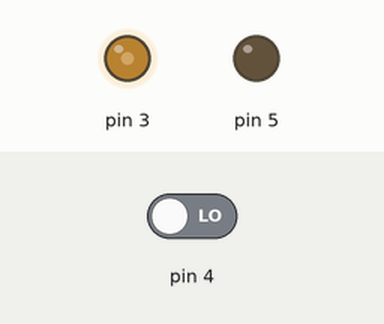
A sketch run on a simulated Arduino Uno, built with avr-gcc and run on an emulated ATmega328P. Parts: output pins drawn as LEDs (lit = HIGH). The test bench sets the inputs (shaded band); at power-on: pin 4 LOW. What the sketch prints to the serial monitor is not drawn.

Above: at 1.2 s.
1.3 s: pin 4 driven HIGH
At 1.8 s:
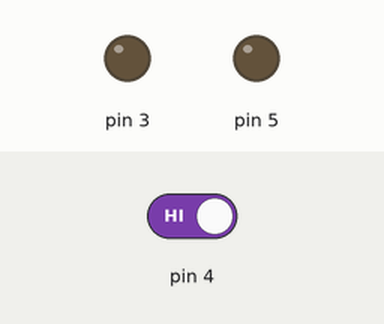
Timing chart, 0 to 4.3 s (numbered marks = the images above; inputs shaded):
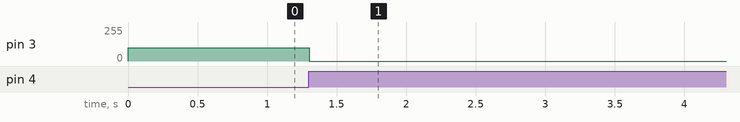

Measured:
- after the input at 1.3 s, pin 3: 100/255 → 0/255 at once

The sketch:

senpukimawasu.ino
```cpp
int fan_out = 100;


void setup() {
    Serial.begin(9600);   // 通信速度を9600bpsに
    pinMode(5, OUTPUT);   // 扇風機制御用ソケットを出力に設定します
    pinMode(3, INPUT);   // タクトスイッチのソケットを入力に設定します
    pinMode(4, INPUT);   // タクトスイッチのソケットを入力に設定します
}
void loop() {
    if (digitalRead(3) == HIGH) {   // PD2に接続されたタクトスイッチが押されているか確認します
        if (fan_out >= 255) {
            fan_out = fan_out + 5;   // fan_outが255より小さい場合は値を5増やします
        }
        while (digitalRead(3) == HIGH) {    // タクトスイッチが離されるまで待機します
            delay(100);
        }
    } else if (digitalRead(4) == HIGH) {   // PD3に接続されたタクトスイッチが押されているか確認します
        if (fan_out > 0) {
            fan_out = fan_out - 5;   // fan_outが0より大きい場合は値を5減らします
        }
        while (digitalRead(4) == HIGH) {   // タクトスイッチが離されるまで待機します
            delay(100);
        }
    }
    analogWrite(3, fan_out);   // 扇風機の制御用ソケットにPWMで値を出力します
    Serial.println(fan_out);   // 値を送信
    delay(100);
}
```
